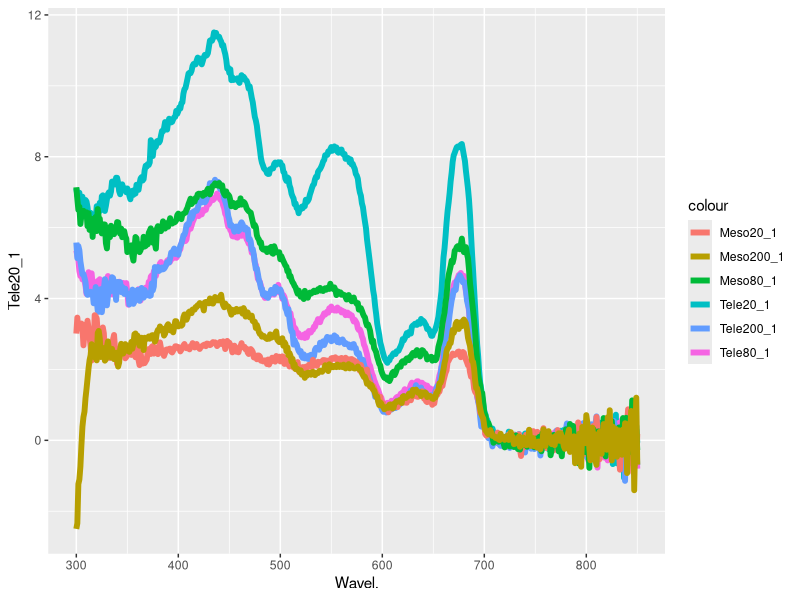
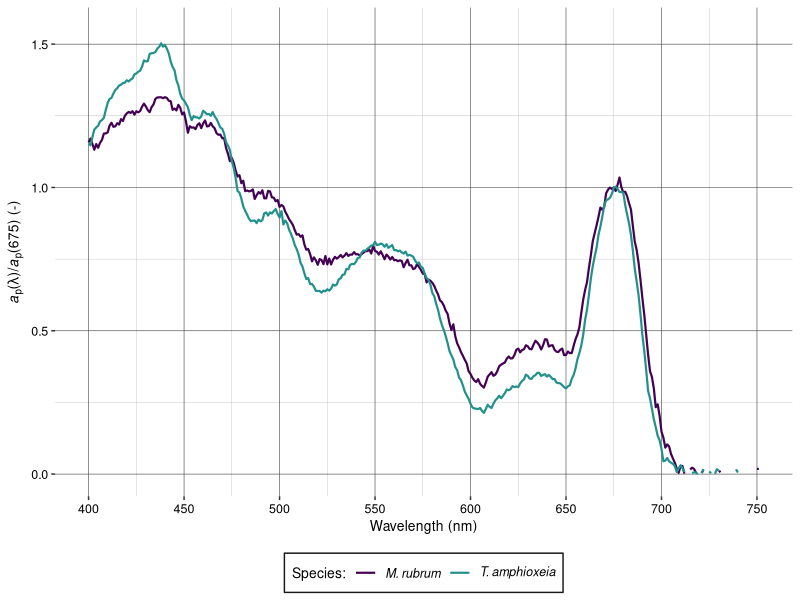
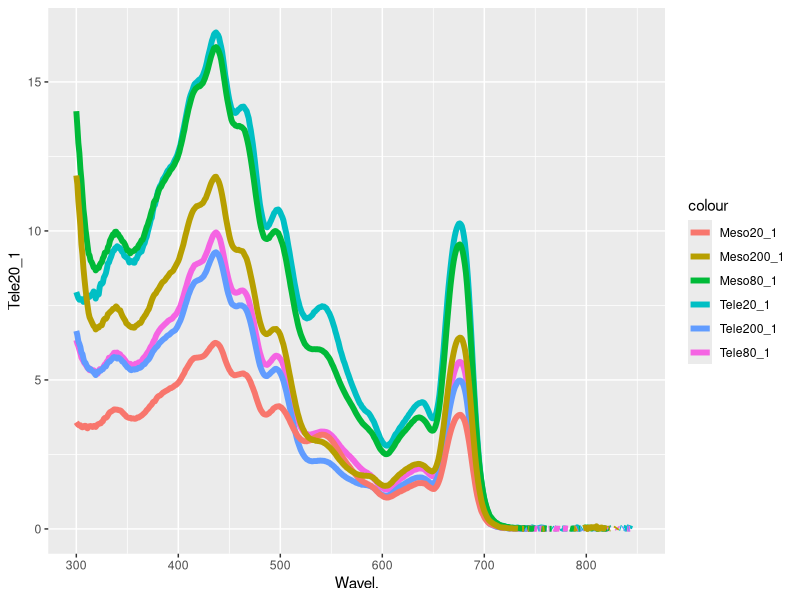
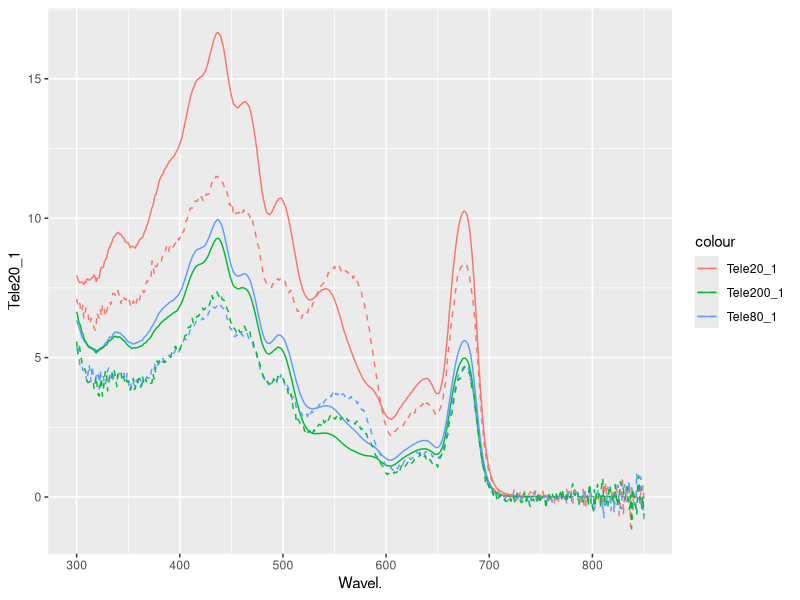
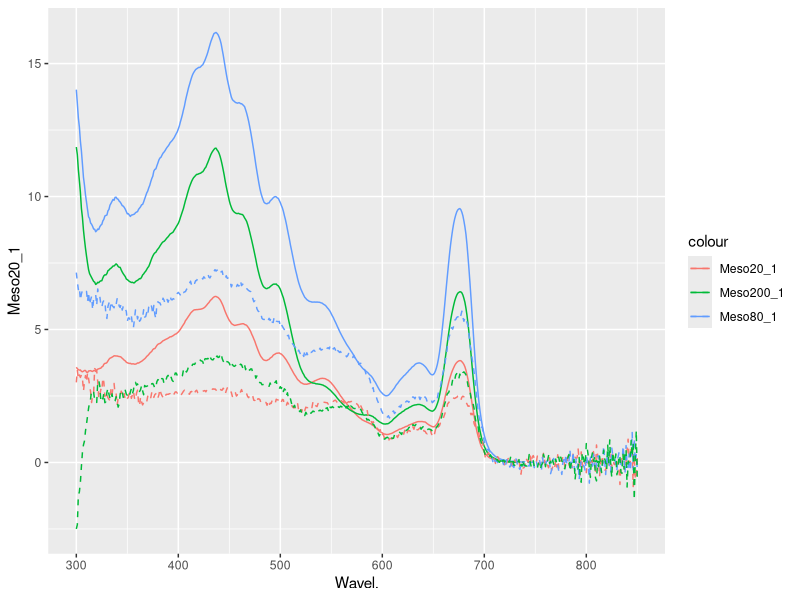
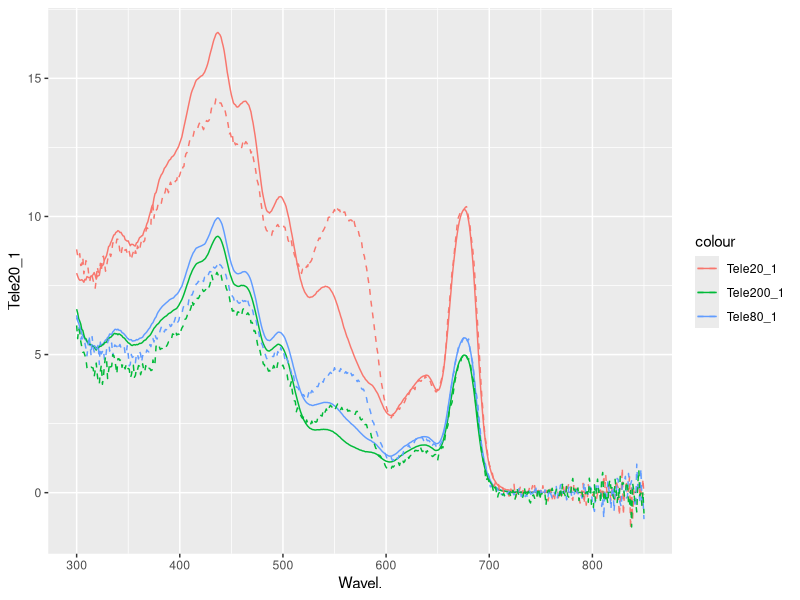
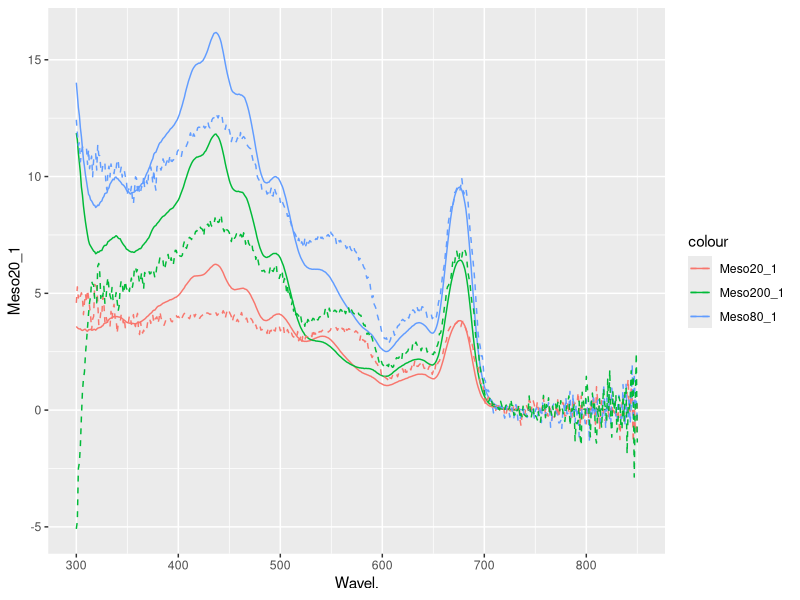
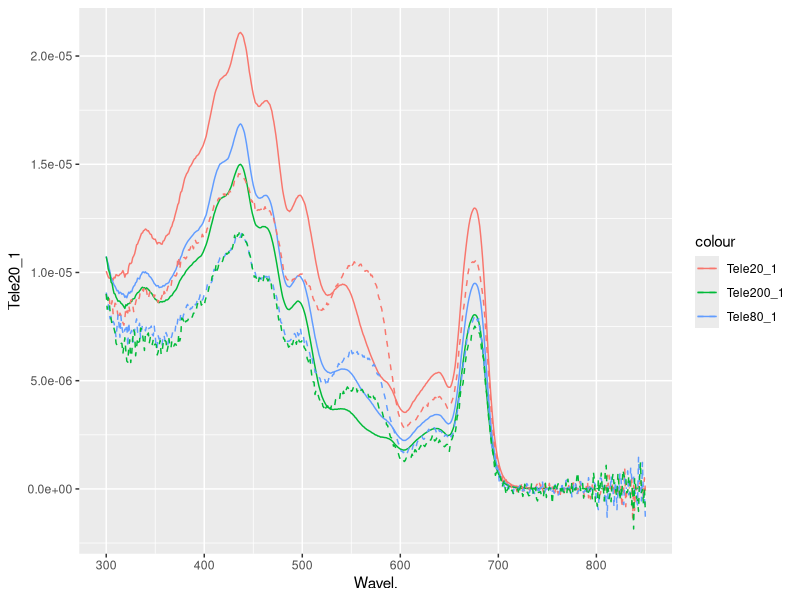

The R source for these figures, in order:
### This script is part of the available material associated with the article 
### "Photoacclimation in the kleptoplastidic ciliate Mesodinium rubrum and its 
### cryptophyte prey Teleaulax amphioxeia: phenotypic variability and implications
### for red tide remote sensing", submitted to the Journal of Plankton Research on 2023/09/29

### This script and all the associated data files are made available publicly to follow the
### FAIR (Findable, Accessible, Interoperable, Reusable) principles for scientific data.

### This script was written entirely by the authors of the article. Please give credit if reusing all or parts
### of the script

####### Script Photoacclim 2.0: Absorption_processing ###
### Date of last modification: 2023/10/25
# Author: Victor Pochic, ISOMer, Nantes Universite

# This scripts processes and plots absorption data of the photoacclimation experiment presented
# in the article.

### Packages needed:

library(tidyverse)
library(ggplot2)
library(ggthemes)
library(reshape2)
library(ggpubr)

#### Importing data ####

### TECAN - PE extracts absorption ###
# For data obtained with the TECAN spectrophotometer, the data need to be first transformed into a clean
# .csv file

ODPE <- read.csv('OD/ODPE_photoacclim2.csv', sep = ';', header = TRUE, dec = ',')

### Perkin-Elmer - Live cells absorption ###

ODCuvette <- read.csv2('OD/OD_TeleMeso_cuvette_2022112829.csv', header = TRUE)

### Perkin-Elmer - Absorption on filters ###

ODFilters <- read.csv('OD/OD_TeleMeso_filter_20221215.csv', sep = ';', header = TRUE)
ODFilters2 <- read.csv('OD/OD_Meso_filter_20220429.csv', sep = ';', header = TRUE)

### HPLC data - pigment concentrations ###
# HPLC data needs to be adapted into mg.m-3 beforehand

HPLCdata <- read.csv('HPLC_photoacclim/HPLCdata_photoacclim2.csv', sep = ';', dec = ',', header = TRUE)

### Pigments from Annick (pigments spectra from Bricaud et al., 2003) ###

PAnnick <- read.csv('HPLC_photoacclim/Pigments_from_annick.csv', sep = ';', dec = ',', header = TRUE)

### Importing a datframe with a list of the samples ###

Sample_list <- read.csv('Experiment_samples/Samples_photoacclim2.csv', sep = ';', header = TRUE)

### Simple cell counts extracted from the file HPLCdata
Cell_count <- select(HPLCdata, c('Name', 'Cell_count', 'Species'))
# As soon as the cell counts are extracted, we exclude the Meso20N lines in the dataframe to avoid conflicts
HPLCdata <- filter(HPLCdata, Sample != 'Na')


##### Processing absorption from OD #####
#### For TECAN OD data ####

OD_to_abs.PE <- function(OD, l, Vs, Vb, p_surn) # l le chemin optique en m ; 
  # Vs et Vb les volumes d echantillon et de solvant, respetivement ; 
  # p_surn le pourcentage de cellules restant dans le surnageant apres centrifugation
{
  log(10)*((OD+OD*p_surn)/(Vs/Vb))/l
}
## Avec toutes les valeurs qui vont bien pour la fonction
# Chemin optique du tecan en m pour un volume = 200 microL --> calcule avec la methode expliquee dans le doc word
l_tecan <- 0.006
# Volume de l echantillon pour la PE
Vs <- 40
# Volume de solvant pour l extraction de PE
Vb <- 5
# Pourcentage de cellules restant dans le surnageant
p_surnTele = 0.148
p_surnMeso = 0

###
#### Computing absorption from OD
AbsPE <- ODPE %>%
  mutate_at(vars(-'Wavel.'), list(~ OD_to_abs.PE(., l_tecan, Vs, Vb, p_surnTele))) %>%
  mutate_at(vars(-c('Wavel.', 'C1', 'C2', 'C3')), 
            list(~ .-((C1 + C2 + C3)/3))) %>% # Subtracting the blank from the other spectra
  filter(Wavel. >= 410) %>%
  filter(Wavel. <= 700) # Adjusting lower and upper boundaries of the spectrum to match Pigments from Annick


#### For in vivo measurements with the Perkin-Elmer ####

OD_to_abs.cuvette <- function(OD, l) # l le chemin optique en m
{
  log(10)*(OD/l)
}

l_cuvette = 0.01 # The optical path in the cuvette is 1 cm

###

#### Computing absorption from OD

# First, we subtract the mean of OD between 750 and 850 nm -> absorption should be equal to 0 in this area
# We create ODCuvette_ghost, that will serve as a reference
ODCuvette_ghost <- ODCuvette
ODCuvette_cor <- ODCuvette

for (i in 2:length(colnames(ODCuvette_cor))) { # we start at 2 to avoid the wavelength column
  # This for loop subtracts the mean values btw 750 and 850 nm -> removing any offset
  ODCuvette_cor <- mutate_at(ODCuvette_cor, vars(colnames(ODCuvette_cor)[i]), 
                              list(~ as.numeric(.)-mean(as.numeric(ODCuvette_ghost[,i][1:101]))))
}

# To obtain a usable version of ODCuvette_cor, you need to apply the "renaming" and "removing blank" pipes
# below, but without the "conversion to absorption" part

AbsCuvette <- mutate_at(ODCuvette_cor, vars(-'nm'), list(~ OD_to_abs.cuvette(as.numeric(.), l_cuvette))) %>%
  mutate('Wavel.' = nm) %>%
  # Subtracting the mean of the blanks for Tele
  mutate_at(vars(-c('nm', 'Wavel.', 'Blank01', 'Blank02', 'Blank03',
                    'Blank04', 'Blank05', 'Blank06', 'Blank07',
                    'Blank08', 'Blank09', 'Blank10', 'Blank11',
                    'Autozero_2', 'Air_2', 'CDOM_MES20N_01', 'CDOM_MES80_02', 
                    'CDOM_MES200_03', 'Blank01_2', 'MES20N_R1', 'MES20N_R2', 
                    'MES20N_R3', 'MES80_R1', 'MES80_R2', 'MES80_R3', 'MES200_R1', 
                    'MES200_R2', 'MES200_R3')),
            list(~ .-((Blank01 + Blank02 + Blank03 +
                         Blank04 + Blank05 + Blank06 + Blank07 +
                         Blank08 + Blank09 + Blank10 + Blank11)/11))) %>%
  # And then for Meso
  mutate_at(vars(c('CDOM_MES20N_01', 'CDOM_MES80_02','CDOM_MES200_03','MES20N_R1', 'MES20N_R2', 'MES20N_R3', 'MES80_R1', 
                   'MES80_R2', 'MES80_R3', 'MES200_R1', 'MES200_R2', 'MES200_R3')),
            list(~ .-(Blank01_2))) %>%
  
# Subtracting the CDOM for Tele
mutate_at(vars(c('TEL20_R1_01', 'TEL20_R1_02', 'TEL20_R2_01', 'TEL20_R3_01', 'TEL20_R3_02')),
          list(~ .-((CDOM_TEL20_01 + CDOM_TEL20_02)/2))) %>%
mutate_at(vars(c('TEL80_R1_01', 'TEL80_R1_02', 'TEL80_R2_01', 'TEL80_R2_02', 'TEL80_R3_01', 'TEL80_R3_02')),
          list(~ .-((CDOM_TEL80_01 + CDOM_TEL80_02 + CDOM_TEL80_03)/3))) %>%
mutate_at(vars(c('TEL200_R1_01', 'TEL200_R2_01', 'TEL200_R3_01')),
          list(~ .-(CDOM_TEL200_02))) %>%
# Subtracting the CDOM for Meso
mutate_at(vars(c('MES20N_R1', 'MES20N_R2', 'MES20N_R3')),
          list(~ .-(CDOM_MES20N_01))) %>%
mutate_at(vars(c('MES80_R1', 'MES80_R2', 'MES80_R3')),
          list(~ .-(CDOM_MES80_02))) %>%
mutate_at(vars(c('MES200_R1', 'MES200_R2', 'MES200_R3')),
          list(~ .-(CDOM_MES200_03))) %>%

# Matching names with the other dataframes used
rename(Tele20_1 = TEL20_R1_01) %>%
  rename(Tele20_2 = TEL20_R2_01) %>%
  rename(Tele20_3 = TEL20_R3_01) %>%
  rename(Tele80_1 = TEL80_R1_01) %>%
  rename(Tele80_2 = TEL80_R2_01) %>%
  rename(Tele80_3 = TEL80_R3_01) %>%
  rename(Tele200_1 = TEL200_R1_01) %>%
  rename(Tele200_2 = TEL200_R2_01) %>%
  rename(Tele200_3 = TEL200_R3_01) %>%
  rename(Meso20_1 = MES20N_R1) %>%
  rename(Meso20_2 = MES20N_R2) %>%
  rename(Meso20_3 = MES20N_R3) %>%
  rename(Meso80_1 = MES80_R1) %>%
  rename(Meso80_2 = MES80_R2) %>%
  rename(Meso80_3 = MES80_R3) %>%
  rename(Meso200_1 = MES200_R1) %>%
  rename(Meso200_2 = MES200_R2) %>%
  rename(Meso200_3 = MES200_R3) %>%
  mutate_all(list(~ as.numeric(.))) %>%
  select(all_of(c(Sample_list$Name, 'Wavel.'))) # And select the relevant values

### Plotting the absorption spectra of some replicates (just to visualize)
ggplot(data = AbsCuvette) +
  geom_line(aes(x=Wavel., y = Tele20_1, color = 'Tele20_1'), linewidth = 2) +
  geom_line(aes(x=Wavel., y = Tele80_1, color = 'Tele80_1'), linewidth = 2) +
  geom_line(aes(x=Wavel., y = Tele200_1, color = 'Tele200_1'), linewidth = 2) +
  geom_line(aes(x=Wavel., y = Meso20_1, color = 'Meso20_1'), linewidth = 2) +
  geom_line(aes(x=Wavel., y = Meso80_1, color = 'Meso80_1'), linewidth = 2) +
  geom_line(aes(x=Wavel., y = Meso200_1, color = 'Meso200_1'), linewidth = 2)

# Standardizing the absorption value by the cell count
AbsCells <- AbsCuvette %>%
  mutate(Tele20_1 = Tele20_1/Cell_count$Cell_count[1]) %>%
  mutate(Tele20_2 = Tele20_2/Cell_count$Cell_count[2]) %>%
  mutate(Tele20_3 = Tele20_3/Cell_count$Cell_count[3]) %>%
  mutate(Tele80_1 = Tele80_1/Cell_count$Cell_count[4]) %>%
  mutate(Tele80_2 = Tele80_2/Cell_count$Cell_count[5]) %>%
  mutate(Tele80_3 = Tele80_3/Cell_count$Cell_count[6]) %>%
  mutate(Tele200_1 = Tele200_1/Cell_count$Cell_count[7]) %>%
  mutate(Tele200_2 = Tele200_2/Cell_count$Cell_count[8]) %>%
  mutate(Tele200_3 = Tele200_3/Cell_count$Cell_count[9]) %>%
  # Here we get the cell counts for MesoN, though we renamed accordingly to match the HPLC pigment data
  mutate(Meso20_1 = Meso20_1/Cell_count$Cell_count[10]) %>%
  mutate(Meso20_2 = Meso20_2/Cell_count$Cell_count[11]) %>%
  mutate(Meso20_3 = Meso20_3/Cell_count$Cell_count[12]) %>%
  mutate(Meso80_1 = Meso80_1/Cell_count$Cell_count[13]) %>%
  mutate(Meso80_2 = Meso80_2/Cell_count$Cell_count[14]) %>%
  mutate(Meso80_3 = Meso80_3/Cell_count$Cell_count[15]) %>%
  mutate(Meso200_1 = Meso200_1/Cell_count$Cell_count[16]) %>%
  mutate(Meso200_2 = Meso200_2/Cell_count$Cell_count[17]) %>%
  mutate(Meso200_3 = Meso200_3/Cell_count$Cell_count[18])

# Compute the means
AbsCells.means <- mutate(AbsCells, Tele20 = (Tele20_1 + Tele20_2 + Tele20_3)/3) %>%
  mutate(Tele80 = (Tele80_1 + Tele80_2 + Tele80_3)/3) %>%
  mutate(Tele200 = (Tele200_1 + Tele200_2 + Tele200_3)/3) %>%
  mutate(Meso20 = (Meso20_1 + Meso20_2 + Meso20_3)/3) %>%
  mutate(Meso80 = (Meso80_1 + Meso80_2 + Meso80_3)/3) %>%
  mutate(Meso200 = (Meso200_1 + Meso200_2 + Meso200_3)/3) %>%
  select(c('Wavel.', 'Tele20', 'Tele80', 'Tele200', 'Meso20', 'Meso80', 'Meso200')) %>%
  mutate_at(vars(-c('Wavel.')), list(~ ./(10^6))) %>% # Dividing by 10^6 because the cell
  # counts are in cells/mL -> so that we have absorption cross section in m2/cell
  filter(Wavel. >= 400 & Wavel. <= 751)

#### Supp plot : absorption spectra of T. amphioxeia and M. rubrum ####

AbsCells.std <- AbsCells.means %>%
  mutate(Meso80.std = Meso80/(Meso80[77])) %>%
  mutate(Tele80.std = Tele80/(Tele80[77]))
  
### Plotting
plot_abs_2sp <- ggplot(data = AbsCells.std) +
  geom_line(aes(x=Wavel., y = Meso80.std, color = 'M. rubrum'), linewidth = .75, linetype = 1) +
  geom_line(aes(x=Wavel., y = Tele80.std, color = 'T. amphioxeia'), linewidth = .75, linetype = 1) +
  labs(y = NULL, x = NULL, color = c(expression(paste("Species:"))))+
  # Format of x axis
  scale_x_continuous(breaks = seq(400, 750, by = 50)) +
  # Format of y axis
  scale_y_continuous(breaks = seq(0,1.5, by = 0.5), limits = c(0,1.55)) +
  # Title and axis labels
  # ggtitle('Mesodinium absorption spectra') +
  labs(y = c(expression(paste(italic('a')['p'],'(',lambda,')/',italic('a')['p'],'(675) (-)'))), 
       x = (expression(paste('Wavelength (nm)')))) +
  scale_color_manual(name = "Species:", breaks = c('M. rubrum', 'T. amphioxeia'),
                     values = c('#440154','#21918c'),
                     labels = c((expression(paste(italic('M. rubrum')))),
                                (expression(paste(italic('T. amphioxeia'))))))+
  # Theme
  theme(plot.title = element_text(size = 9, face = 'bold'), 
        # Axis
        axis.title.x = element_text(size=10), axis.title.y =element_text(size=10), axis.text.x = element_text(size=9, color = 'black'),
        axis.text.y = element_text(size=9, color = 'black'),
        # Legend
        legend.text = element_text(size = 9), legend.title = element_text(size = 10), 
        legend.position = 'bottom', legend.box.margin = margin(0, 0, 0, 0, 'cm'), legend.background = element_rect(color = 'gray10'),
        legend.key = element_blank(),
        # Panel
        panel.grid.major = element_line(color = 'gray25', linewidth = .2), panel.grid.minor = element_line(color = 'gray70', linewidth = .12),
        panel.background = element_rect(fill = 'white', color = 'white', linetype = 1))+
  guides(color = guide_legend(nrow=1, byrow = TRUE))

plot_abs_2sp

# ggsave('abs_2sp.plot_supp.tiff', dpi = 600, width = 164, height = 100, units = 'mm')


#### For OD measurements on filters with the Perkin-Elmer ####

OD_to_abs.filter <- function(ODf, V, D)
{
  ODs  <- 0.323*ODf^1.0867 ## standard pathlength correction 
  V_m3 <- V*1e-6 ## Volume from ml to m3
  A_m2 <- (pi/4)*(D*1e-3)^2 ## Surface area in m2 with D in mm
  log(10)*ODs*A_m2/V_m3
}

# Parametres
# Parameters of filtered volume and colored area diameter are reported in csv files
Parameters_filters <- read.csv2('Optics_photoacclim/Parameters_filters_20221215.csv', header = TRUE)
Parameters_filters2 <- read.csv2('Optics_photoacclim/Parameters_filters_20220429.csv', header = TRUE)
# Volume filtre en mL
# Diametre de la tache de pigments en mm

#### For filters -> experiment at 21 degrees Celsius ####

# First, we subtract the mean of OD between 750 and 850 nm -> absorption should be equal to 0 in this area
# We create ODFilters_ghost, that will serve as a reference
ODFilters_ghost <- ODFilters
ODFilters_cor <- ODFilters

for (i in 2:length(colnames(ODFilters_cor))) { # we start at 2 to avoid the wavelength column
  ODFilters_cor <- mutate_at(ODFilters_cor, vars(colnames(ODFilters_cor)[i]), 
                         list(~ as.numeric(.)-mean(as.numeric(ODFilters_ghost[,i][1:101]))))
}

# To obtain a usable version of ODFilters_cor, you need to apply the "renaming" and "removing blank" pipes
# below, but not the "conversion to absorption" pipe

AbsFilters <- ODFilters_cor %>%
  # Subtracting the mean of the blanks
  mutate_at(vars(all_of(Parameters_filters$Sample)),
            list(~ .-((Blank00 + Blank01 + Blank02 + Blank03 +
                         Blank04 + Blank05 + Blank06)/7))) %>%
  select(all_of(c(Parameters_filters$Sample, 'nm'))) %>% # only mutating the samples spectra (not autozero, air or blank)
  rename(Wavel. = nm) # Renaming the wavelength vector to match other dataframes

# This for loop applies the function that computes absorption to all OD spectra, using the specific parameters recorded in
# the Parameters_filters file
for (i in 1:length(Parameters_filters$Sample)) {
  AbsFilters <- mutate_at(AbsFilters, vars(colnames(AbsFilters)[i]), 
                          list(~ OD_to_abs.filter(., Parameters_filters$Volume[i], Parameters_filters$Diameter[i])))
}


AbsFilters <- AbsFilters %>%
  # Rename all spectra with names that match those in other dataframes,
  # and computing the mean for the filters that were measured in 2 replicates because heterogenous.
  mutate(Meso20_1 = (MES20_R1_01+MES20_R1_02)/2) %>%
  rename(Meso20_2 = MES20_R2_01) %>%
  rename(Meso20_3 = MES20_R3_01) %>%
  rename(Meso80_1 = MES80_R1_01) %>%
  rename(Meso80_2 = MES80_R2_01) %>%
  rename(Meso80_3 = MES80_R3_01) %>%
  rename(Meso200_1 = MES200_R1_01) %>%
  rename(Meso200_2 = MES200_R2_01) %>%
  rename(Meso200_3 = MES200_R3_01) %>%
  rename(Tele20_1 = TEL20_R1_01) %>%
  rename(Tele20_2 = TEL20_R2_01) %>%
  mutate(Tele20_3 = (TEL20_R3_01+TEL20_R3_01)/2) %>%
  rename(Tele80_1 = TEL80_R1_01) %>%
  rename(Tele80_2 = TEL80_R2_01) %>%
  rename(Tele80_3 = TEL80_R3_01) %>%
  rename(Tele200_1 = TEL200_R1_01) %>%
  rename(Tele200_2 = TEL200_R2_01) %>%
  mutate(Tele200_3 = (TEL200_R3_01+TEL200_R3_01)/2) %>%
  select(all_of(c(Sample_list$Name, 'Wavel.'))) # And select the relevant values

### Plotting the absorption spectra of some replicates (just to visualize)
ggplot(data = AbsFilters) +
  geom_line(aes(x=Wavel., y = Tele20_1, color = 'Tele20_1'), linewidth = 2) +
  geom_line(aes(x=Wavel., y = Tele80_1, color = 'Tele80_1'), linewidth = 2) +
  geom_line(aes(x=Wavel., y = Tele200_1, color = 'Tele200_1'), linewidth = 2) +
  geom_line(aes(x=Wavel., y = Meso20_1, color = 'Meso20_1'), linewidth = 2) +
  geom_line(aes(x=Wavel., y = Meso80_1, color = 'Meso80_1'), linewidth = 2) +
  geom_line(aes(x=Wavel., y = Meso200_1, color = 'Meso200_1'), linewidth = 2)

### Comparing the absorption spectra of suspended cells and filters
# For Tele
ggplot() +
  geom_line(data = AbsFilters, aes(x=Wavel., y = Tele20_1, color = 'Tele20_1'), linewidth = .5) +
  geom_line(data = AbsFilters, aes(x=Wavel., y = Tele80_1, color = 'Tele80_1'), linewidth = .5) +
  geom_line(data = AbsFilters, aes(x=Wavel., y = Tele200_1, color = 'Tele200_1'), linewidth = .5) +
  geom_line(data = AbsCuvette, aes(x=Wavel., y = Tele20_1, color = 'Tele20_1'), linewidth = .5, linetype = 2) +
  geom_line(data = AbsCuvette, aes(x=Wavel., y = Tele80_1, color = 'Tele80_1'), linewidth = .5, linetype = 2) +
  geom_line(data = AbsCuvette, aes(x=Wavel., y = Tele200_1, color = 'Tele200_1'), linewidth = .5, linetype = 2)

# For Meso
ggplot() +
  geom_line(data = AbsFilters, aes(x=Wavel., y = Meso20_1, color = 'Meso20_1'), linewidth = .5) +
  geom_line(data = AbsFilters, aes(x=Wavel., y = Meso80_1, color = 'Meso80_1'), linewidth = .5) +
  geom_line(data = AbsFilters, aes(x=Wavel., y = Meso200_1, color = 'Meso200_1'), linewidth = .5) +
  geom_line(data = AbsCuvette, aes(x=Wavel., y = Meso20_1, color = 'Meso20_1'), linewidth = .5, linetype = 2) +
  geom_line(data = AbsCuvette, aes(x=Wavel., y = Meso80_1, color = 'Meso80_1'), linewidth = .5, linetype = 2) +
  geom_line(data = AbsCuvette, aes(x=Wavel., y = Meso200_1, color = 'Meso200_1'), linewidth = .5, linetype = 2)

# Standardizing absorption in cuvettes to match absorption on filters (by the absorption value at 675 nm)
AbsCuvette_cor <- select(AbsCuvette, all_of(c(Sample_list$Name, 'Wavel.')))

for (i in 1:length(Sample_list$Name)) {
  AbsCuvette_cor <- mutate_at(AbsCuvette_cor, vars(colnames(AbsCuvette_cor)[i]), 
                              list(~ .*(AbsFilters[,i][176]/AbsCuvette_cor[,i][176])))
}

# What does it give us?
# For Tele
ggplot() +
  geom_line(data = AbsFilters, aes(x=Wavel., y = Tele20_1, color = 'Tele20_1'), linewidth = .5) +
  geom_line(data = AbsFilters, aes(x=Wavel., y = Tele80_1, color = 'Tele80_1'), linewidth = .5) +
  geom_line(data = AbsFilters, aes(x=Wavel., y = Tele200_1, color = 'Tele200_1'), linewidth = .5) +
  geom_line(data = AbsCuvette_cor, aes(x=Wavel., y = Tele20_1, color = 'Tele20_1'), linewidth = .5, linetype = 2) +
  geom_line(data = AbsCuvette_cor, aes(x=Wavel., y = Tele80_1, color = 'Tele80_1'), linewidth = .5, linetype = 2) +
  geom_line(data = AbsCuvette_cor, aes(x=Wavel., y = Tele200_1, color = 'Tele200_1'), linewidth = .5, linetype = 2)

# For Meso
ggplot() +
  geom_line(data = AbsFilters, aes(x=Wavel., y = Meso20_1, color = 'Meso20_1'), linewidth = .5) +
  geom_line(data = AbsFilters, aes(x=Wavel., y = Meso80_1, color = 'Meso80_1'), linewidth = .5) +
  geom_line(data = AbsFilters, aes(x=Wavel., y = Meso200_1, color = 'Meso200_1'), linewidth = .5) +
  geom_line(data = AbsCuvette_cor, aes(x=Wavel., y = Meso20_1, color = 'Meso20_1'), linewidth = .5, linetype = 2) +
  geom_line(data = AbsCuvette_cor, aes(x=Wavel., y = Meso80_1, color = 'Meso80_1'), linewidth = .5, linetype = 2) +
  geom_line(data = AbsCuvette_cor, aes(x=Wavel., y = Meso200_1, color = 'Meso200_1'), linewidth = .5, linetype = 2)

# Computing the absorption per cell for filter samples, as we did for cuvette samples
# Standardizing the absorption value by the cell count
AbsCells.F <- AbsFilters %>%
  mutate(Tele20_1 = Tele20_1/Cell_count$Cell_count[1]) %>%
  mutate(Tele20_2 = Tele20_2/Cell_count$Cell_count[2]) %>%
  mutate(Tele20_3 = Tele20_3/Cell_count$Cell_count[3]) %>%
  mutate(Tele80_1 = Tele80_1/Cell_count$Cell_count[4]) %>%
  mutate(Tele80_2 = Tele80_2/Cell_count$Cell_count[5]) %>%
  mutate(Tele80_3 = Tele80_3/Cell_count$Cell_count[6]) %>%
  mutate(Tele200_1 = Tele200_1/Cell_count$Cell_count[7]) %>%
  mutate(Tele200_2 = Tele200_2/Cell_count$Cell_count[8]) %>%
  mutate(Tele200_3 = Tele200_3/Cell_count$Cell_count[9]) %>%
  # Here, in contrary to cuvette samples, we get the cell counts for Meso and not MesoN
  mutate(Meso20_1 = Meso20_1/Cell_count$Cell_count[13]) %>%
  mutate(Meso20_2 = Meso20_2/Cell_count$Cell_count[14]) %>%
  mutate(Meso20_3 = Meso20_3/Cell_count$Cell_count[15]) %>%
  mutate(Meso80_1 = Meso80_1/Cell_count$Cell_count[16]) %>%
  mutate(Meso80_2 = Meso80_2/Cell_count$Cell_count[17]) %>%
  mutate(Meso80_3 = Meso80_3/Cell_count$Cell_count[18]) %>%
  mutate(Meso200_1 = Meso200_1/Cell_count$Cell_count[19]) %>%
  mutate(Meso200_2 = Meso200_2/Cell_count$Cell_count[20]) %>%
  mutate(Meso200_3 = Meso200_3/Cell_count$Cell_count[21])

# Let's compare again
# For Tele
ggplot() +
  geom_line(data = AbsCells.F, aes(x=Wavel., y = Tele20_1, color = 'Tele20_1'), linewidth = .5) +
  geom_line(data = AbsCells.F, aes(x=Wavel., y = Tele80_1, color = 'Tele80_1'), linewidth = .5) +
  geom_line(data = AbsCells.F, aes(x=Wavel., y = Tele200_1, color = 'Tele200_1'), linewidth = .5) +
  geom_line(data = AbsCells, aes(x=Wavel., y = Tele20_1, color = 'Tele20_1'), linewidth = .5, linetype = 2) +
  geom_line(data = AbsCells, aes(x=Wavel., y = Tele80_1, color = 'Tele80_1'), linewidth = .5, linetype = 2) +
  geom_line(data = AbsCells, aes(x=Wavel., y = Tele200_1, color = 'Tele200_1'), linewidth = .5, linetype = 2)

# For Meso
ggplot() +
  geom_line(data = AbsCells.F, aes(x=Wavel., y = Meso20_1, color = 'Meso20_1'), linewidth = .5) +
  geom_line(data = AbsCells.F, aes(x=Wavel., y = Meso80_1, color = 'Meso80_1'), linewidth = .5) +
  geom_line(data = AbsCells.F, aes(x=Wavel., y = Meso200_1, color = 'Meso200_1'), linewidth = .5) +
  geom_line(data = AbsCells, aes(x=Wavel., y = Meso20_1, color = 'Meso20_1'), linewidth = .5, linetype = 2) +
  geom_line(data = AbsCells, aes(x=Wavel., y = Meso80_1, color = 'Meso80_1'), linewidth = .5, linetype = 2) +
  geom_line(data = AbsCells, aes(x=Wavel., y = Meso200_1, color = 'Meso200_1'), linewidth = .5, linetype = 2)

#### For filters -> experiment at 17.5 degrees Celsius ####

# First, we subtract the mean of OD between 750 and 850 nm -> absorption should be equal to 0 in this area
# We create ODFilters_ghost, that will serve as a reference
ODFilters2_ghost <- ODFilters2

for (i in 2:length(colnames(ODFilters2))) { # we start at 2 to avoid the wavelength column
  ODFilters2 <- mutate_at(ODFilters2, vars(colnames(ODFilters2)[i]), 
                         list(~ as.numeric(.)-mean(as.numeric(ODFilters2_ghost[,i][1:101]))))
}

AbsFilters2 <- ODFilters2 %>%
  # Subtracting the mean of the blanks
  mutate_at(vars(all_of(Parameters_filters2$Sample)),
            list(~ .-((Blank01_01 + Blank01_02 + Blank02_01 + Blank02_02 + Blank03_01 + Blank03_02 
                       + Blank04_01 + Blank04_02 + Blank05_01 + Blank05_02 + Blank06_01 + Blank06_02)/12))) %>%
  select(all_of(c(Parameters_filters2$Sample, 'Wavel.'))) # only mutating the samples spectra (not autozero, air or blank)

# This for loop applies the function that computes absorption to all OD spectra, using the specific parameters recorded in
# the Parameters_filters file
for (i in 1:length(Parameters_filters2$Sample)) {
  AbsFilters2 <- mutate_at(AbsFilters2, vars(colnames(AbsFilters2)[i]), 
                           list(~ OD_to_abs.filter(., Parameters_filters2$Volume[i], Parameters_filters2$Diameter[i])))
}

AbsFilters2 <- AbsFilters2 %>%
  # Rename all spectra with names that match those in other dataframes,
  # and computing the mean for all the filters that were measured in 2 replicates
  mutate(Meso20_1a = (MES20_R1_01+MES20_R1_02)/2) %>%
  mutate(Meso20_2a = (MES20_R2_01+MES20_R2_02)/2) %>%
  mutate(Meso20_3a = (MES20_R3_01+MES20_R3_02)/2) %>%
  mutate(Meso65_1 = (MES65_R1_01+MES65_R1_02)/2) %>%
  mutate(Meso65_2 = (MES65_R2_01+MES65_R2_02)/2) %>%
  mutate(Meso65_3 = (MES65_R3_01+MES65_R3_02)/2) %>%
  mutate(Meso120_1 = (MES120_R1_01+MES120_R1_02)/2) %>%
  mutate(Meso120_2 = (MES120_R2_01+MES120_R2_02)/2) %>%
  mutate(Meso120_3 = (MES120_R3_01+MES120_R3_02)/2) %>%
  mutate(Meso220_1 = (MES220_R1_01+MES220_R1_02)/2) %>%
  mutate(Meso220_2 = (MES220_R2_01+MES220_R2_02)/2) %>%
  mutate(Meso220_3 = (MES220_R3_01+MES220_R3_02)/2) %>%
  select(all_of(c(Parameters_filters2$Name, 'Wavel.'))) # And select the relevant values

### Plotting the absorption spectra of some replicates (just to visualize)
ggplot(data = AbsFilters2) +
  geom_line(aes(x=Wavel., y = Meso20_1a, color = 'Meso20_1a'), linewidth = 2) +
  geom_line(aes(x=Wavel., y = Meso65_1, color = 'Meso65_1'), linewidth = 2) +
  geom_line(aes(x=Wavel., y = Meso120_1, color = 'Meso120_1'), linewidth = 2) +
  geom_line(aes(x=Wavel., y = Meso220_1, color = 'Meso220_1'), linewidth = 2)

##### Absorption of pigments in the sample #####

# Computing the spectra of pigments based on the HPLC concentration
Pigment_spectra <- data.frame(Wavel. = PAnnick$Wavelength, Tele20_1 = rep(NA, 146), 
                              Tele20_2 = rep(NA, 146), Tele20_3 = rep(NA, 146),
                              Tele80_1 = rep(NA, 146), 
                              Tele80_2 = rep(NA, 146), Tele80_3 = rep(NA, 146),
                              Tele200_1 = rep(NA, 146), 
                              Tele200_2 = rep(NA, 146), Tele200_3 = rep(NA, 146),
                              Meso20_1 = rep(NA, 146), 
                              Meso20_2 = rep(NA, 146), Meso20_3 = rep(NA, 146),
                              Meso80_1 = rep(NA, 146), 
                              Meso80_2 = rep(NA, 146), Meso80_3 = rep(NA, 146),
                              Meso200_1 = rep(NA, 146), 
                              Meso200_2 = rep(NA, 146), Meso200_3 = rep(NA, 146))

# Modifying the cell count for pigment data by removing the Meso20N rows
Cell_count_pigs <- filter(Cell_count, grepl('Meso20N', Name, fixed = TRUE) == FALSE)


for (i in 1:length(Sample_list$Name)) {
  Work <- PAnnick %>%
    select(Wavelength, Chl.a, Chlc12, Allox, alpha.car) %>%
    mutate(Chl.a = Chl.a*HPLCdata$Chl.a[i]*1000) %>% # We multiply by 1000 to have pigment concentrations
    mutate(Chl.c2 = Chlc12*HPLCdata$Chl.c2[i]*1000) %>% # in mg.m-3 (they were in mg.L-1)
    mutate(Allox = Allox*HPLCdata$Allox[i]*1000) %>%
    mutate(alpha.car = alpha.car*HPLCdata$alpha.car[i]*1000) %>%
    select(Wavelength, Chl.a, Chl.c2, Allox, alpha.car) %>%
    mutate(PE = AbsPE[,i+1]) %>% # Adding the absorption spectrum of PE for the sample
    mutate(full_spectrum = (Chl.a+Chl.c2+Allox+alpha.car+PE)/(Cell_count_pigs$Cell_count[i]*(10^6))) # We divide by the cell count 
  # in cells/m3 so we have absorption cross-section (in m2/cell)
  Pigment_spectra[,i+1] <- Work$full_spectrum
}

# Computing means for each condition
Pigment_spectra.means <- Pigment_spectra %>%
  mutate(Tele20 = (Tele20_1 + Tele20_2 + Tele20_3)/3) %>%
  mutate(Tele80 = (Tele80_1 + Tele80_2 + Tele80_3)/3) %>%
  mutate(Tele200 = (Tele200_1 + Tele200_2 + Tele200_3)/3) %>%
  mutate(Meso20 = (Meso20_1 + Meso20_2 + Meso20_3)/3) %>%
  mutate(Meso80 = (Meso80_1 + Meso80_2 + Meso80_3)/3) %>%
  mutate(Meso200 = (Meso200_1 + Meso200_2 + Meso200_3)/3) %>%
  select(c('Wavel.', 'Tele20', 'Tele80', 'Tele200', 'Meso20', 'Meso80', 'Meso200'))


### Plotting this sh*t
ggplot(data = Pigment_spectra) +
  geom_line(aes(x=Wavel., y = Tele20_1, color = 'Tele20_1'), linewidth = 2) +
  geom_line(aes(x=Wavel., y = Tele80_1, color = 'Tele80_1'), linewidth = 2) +
  geom_line(aes(x=Wavel., y = Tele200_1, color = 'Tele200_1'), linewidth = 2)


# Note : we don't include pigments such as crocoxanthin, phaeophytin etc... because they are not included
# in the dataset of Bricaud et al. (2003)
# We're not using the data from Clementson and Wojtasiewicz (2019) because these are absorption spectra
# measured in organic solvents
#### Computing the package effect ####

# Combining the absorption spectra of cells and pigments
Absorption_props <- AbsCells.means %>%
  mutate(Wavel. = as.integer(Wavel.)) %>% # For some reason Wavel. is still a character in the absorption dataframe
  left_join(Pigment_spectra.means, suffix = c('.cel', '.pig'), by = 'Wavel.') %>%
  filter(is.na(Tele20.pig) == FALSE) %>%
  mutate(Tele20.Qstar_a = Tele20.cel/Tele20.pig) %>% # Calculate the package effect for Tele
  mutate(Tele80.Qstar_a = Tele80.cel/Tele80.pig) %>%
  mutate(Tele200.Qstar_a = Tele200.cel/Tele200.pig) %>%
  mutate(Meso20.Qstar_a = Meso20.cel/Meso20.pig) %>% # Calculate the package effect for Meso
  mutate(Meso80.Qstar_a = Meso80.cel/Meso80.pig) %>%
  mutate(Meso200.Qstar_a = Meso200.cel/Meso200.pig)

ggplot(data = Absorption_props) +
  geom_line(aes(x=Wavel., y = Tele20.Qstar_a, color = 'Tele20.Qstar_a'), linewidth = 2) +
  geom_line(aes(x=Wavel., y = Tele80.Qstar_a, color = 'Tele80.Qstar_a'), linewidth = 2) +
  geom_line(aes(x=Wavel., y = Tele200.Qstar_a, color = 'Tele200.Qstar_a'), linewidth = 2) +
  geom_line(aes(x=Wavel., y = Meso20.Qstar_a, color = 'Meso20.Qstar_a'), linewidth = 2) +
  geom_line(aes(x=Wavel., y = Meso80.Qstar_a, color = 'Meso80.Qstar_a'), linewidth = 2) +
  geom_line(aes(x=Wavel., y = Meso200.Qstar_a, color = 'Meso200.Qstar_a'), linewidth = 2)

##### Calculating the specific absorption coefficients of chl a and PE 545 #####

AbsCoeffs <- AbsCuvette %>%
  melt(id.vars = 'Wavel.', variable.name = 'Name', value.name = 'Abs') %>%
  filter(Wavel. == 675 | Wavel. == 552 | Wavel. == 443 | Wavel. == 665) %>%
  filter(Name %in% Sample_list$Name)
# We created a dataframe with the absorption values at the wavelengths of interest

# Simplified dataframe of pigment concentrations in samples, computed from HPLC data
Pigment_data <- read.csv2('HPLC_photoacclim/Pigments_conc_photoacclim2.csv')

AbsCoeffs2 <- left_join(AbsCoeffs, Pigment_data, by = 'Name') %>%
  mutate(sigma_a = (Abs/Cell_count/(1000000))) %>% # Calculating absorption cross section
  # by dividing the absorption by the cell count /!\ IN CELLS/M3 /!\
  mutate(aphy_star = ifelse(Wavel. == 552, Abs/(PE), Abs/(Chl.a))) %>%
  # Calculating specific absorption coefficient of chl.a (443 and 675 nm) and
  # PE 545 (552 nm) using the pigment concentration /!\ in g/m3 /!\ (=mg/L)
  mutate(Temp = 21) # Adding the temperature

# Separating wavelengths for plots
AbsCoeffs.443 <- filter(AbsCoeffs2, Wavel. == 443)
AbsCoeffs.552 <- filter(AbsCoeffs2, Wavel. == 552)
AbsCoeffs.665 <- filter(AbsCoeffs2, Wavel. == 665)
AbsCoeffs.675 <- filter(AbsCoeffs2, Wavel. == 675)

# Computing stats
AbsCoeffs_means <- AbsCoeffs2 %>%
  group_by(Temp, Species, Irradiance, Wavel.) %>%
  summarise_at(vars('sigma_a', 'aphy_star'), list( ~ mean(.)), .groups = 'keep')

AbsCoeffs_sds <- AbsCoeffs2 %>%
  group_by(Temp, Species, Irradiance, Wavel.) %>%
  summarise_at(vars('sigma_a', 'aphy_star'), list( ~ sd(.)), .groups = 'keep')

AbsCoeffs_stats <- left_join(AbsCoeffs_means, AbsCoeffs_sds, by = c('Temp', 'Species', 'Irradiance', 'Wavel.'), 
                             suffix = c('_mean', '_sd'))

AbsCoeffs_stats.443 <- filter(AbsCoeffs_stats, Wavel. == 443)

# Formatting data for plotting - 552 nm
AbsCoeffs_stats.552 <- filter(AbsCoeffs_stats, Wavel. == 552) %>%
  mutate_at(vars(c('aphy_star_mean', 'aphy_star_sd')), list(~ ./1000)) %>% # Matching the units
  # The units of the first experiment for aphy_star is m2.mg-1, whereas it is in m2.g-1 for the second experiment
  mutate_at(vars('sigma_a_mean', 'sigma_a_sd'), list(~ ifelse(Species == 'Meso', ./50, .))) # Dividing the sigma_a for Meso by 50 for plotting

AbsCoeffs.552 <- mutate(AbsCoeffs.552, aphy_star = aphy_star/1000) %>% # Transforming the unit in m2.mg-1
  mutate_at(vars('sigma_a'), list(~ ifelse(Species == 'Meso', ./50, .))) 
# Dividing the sigma_a for Meso by 50 for plotting

# Formatting data for plotting - 665 nm
AbsCoeffs_stats.665 <- filter(AbsCoeffs_stats, Wavel. == 665) %>%
  mutate_at(vars(c('aphy_star_mean', 'aphy_star_sd')), list(~ ./1000)) %>% # Matching the units
  # The units of the first experiment for aphy_star is m2.mg-1, whereas it is in m2.g-1 for the second experiment
  mutate_at(vars('sigma_a_mean', 'sigma_a_sd'), list(~ ifelse(Species == 'Meso', ./50, .))) # Dividing the sigma_a for Meso by 50 for plotting

AbsCoeffs.665 <- mutate(AbsCoeffs.665, aphy_star = aphy_star/1000) %>% # Transforming the unit in m2.mg-1
  mutate_at(vars('sigma_a'), list(~ ifelse(Species == 'Meso', ./50, .))) 
# Dividing the sigma_a for Meso by 50 for plotting

# Formatting data for plotting - 675 nm
AbsCoeffs_stats.675 <- filter(AbsCoeffs_stats, Wavel. == 675) %>%
  mutate_at(vars(c('aphy_star_mean', 'aphy_star_sd')), list(~ ./1000)) %>% # Matching the units
  # The units of the first experiment for aphy_star is m2.mg-1, whereas it is in m2.g-1 for the second experiment
  mutate_at(vars('sigma_a_mean', 'sigma_a_sd'), list(~ ifelse(Species == 'Meso', ./50, .))) # Dividing the sigma_a for Meso by 50 for plotting

AbsCoeffs.675 <- mutate(AbsCoeffs.675, aphy_star = aphy_star/1000) %>% # Transforming the unit in m2.mg-1
  mutate_at(vars('sigma_a'), list(~ ifelse(Species == 'Meso', ./50, .))) 
# Dividing the sigma_a for Meso by 50 for plotting

# Saving the data as csv files
# write.csv2(AbsCoeffs_stats.675, 'AbsCoeffs_stats.675.csv', row.names = FALSE)
# write.csv2(AbsCoeffs_stats.552, 'AbsCoeffs_stats.552.csv', row.names = FALSE)

#### Plotting absorption coefficients ####

# Plotting the specific absorption coefficient for PE 545
Aphy_star.552.plot <- ggplot(AbsCoeffs_stats.552, aes(x = Irradiance, y = aphy_star_mean, color = factor(Temp), shape = Species)) +
  # Aesthetics
  scale_color_discrete(type = c('firebrick3')) +
  geom_point(size = 4) +
  geom_point(data = AbsCoeffs.552, aes(x = Irradiance, y = aphy_star, color = factor(Temp)), 
             size = 2, fill = 'white') +
  geom_path(linewidth = .75) +
  # Format of x axis
  scale_x_continuous(breaks = seq(0,200, by = 50), limits = c(0,205)) +
  # Format of y axis
  scale_y_continuous(breaks = seq(0,0.006, by = 0.002), limits = c(0,0.0061)) +
  # Title and axis labels
  ggtitle('D') +
  labs(y = c(expression(paste(~italic('a'['p']),'*(552 nm) (m'^'2','.mg'['PE 545'],''^'-1',')'))), x = (expression(paste('Irradiance (', mu,'mol photons.m'^'-2','.s'^'-1',')')))) +
  # Errorbars
  geom_errorbar(aes(ymin=aphy_star_mean-aphy_star_sd, ymax=aphy_star_mean+aphy_star_sd), width = 7,
                linewidth = .5, color = 'black') +
  theme(plot.title = element_text(size = 14, face = 'bold'), 
        # Axis
        axis.title.x = element_text(size=10), axis.title.y =element_text(size=10), axis.text.x = element_text(size=10, color = 'black'),
        axis.text.y = element_text(size=10, color = 'black'),
        # Legend
        legend.text = element_text(size = 13), legend.title = element_text(size = 14), 
        legend.position = c(0.75, 0.75), legend.box.margin = margin(0, 0, 0, 0, 'cm'), legend.background = element_rect(color = 'gray10'),
        # Panel
        panel.grid.major = element_line(color = 'gray10', linewidth = .5), panel.grid.minor = element_line(color = 'gray70', linewidth = .25),
        panel.background = element_rect(fill = 'white', color = 'white', linetype = 1))+
  guides(color = 'none', shape = 'none')

Aphy_star.552.plot

sigma_a.552.plot <- ggplot(AbsCoeffs_stats.552, aes(x = Irradiance, y = sigma_a_mean, color = factor(Temp), shape = Species)) +
  # Aesthetics
  scale_color_discrete(type = c('firebrick3')) +
  geom_point(size = 4) +
  geom_point(data = AbsCoeffs.552, aes(x = Irradiance, y = sigma_a, color = factor(Temp)), 
             size = 2, fill = 'white') +
  geom_path(linewidth = .75) +
  # Format of x axis
  scale_x_continuous(breaks = seq(0,200, by = 50), limits = c(0,205)) +
  scale_y_continuous(sec.axis = sec_axis(trans=~.*50,
                                         name = c(expression(paste(~italic('M. rubrum'),' ', ~italic(sigma['a']),'(552 nm) (m'^'2','.cell'^'-1',')'))))) +
  # Format of y axis
  # scale_y_continuous(breaks = seq(0,75, by = 25), limits = c(0,95)) +
  # Title and axis labels
  ggtitle('C') +
  labs(y = c(expression(paste(~italic('T. amphioxeia'),' ', ~italic(sigma['a']),'(552 nm) (m'^'2','.cell'^'-1',')'))), x = (expression(paste('Irradiance (', mu,'mol photons.m'^'-2','.s'^'-1',')')))) +
  # Errorbars
  geom_errorbar(aes(ymin=sigma_a_mean-sigma_a_sd, ymax=sigma_a_mean+sigma_a_sd), width = 7,
                linewidth = .5, color = 'black') +
  theme(plot.title = element_text(size = 14, face = 'bold'), 
        # Axis
        axis.title.x = element_text(size=10), axis.title.y =element_text(size=10), axis.text.x = element_text(size=10, color = 'black'),
        axis.title.y.right = element_text(angle = 90), # putting the secondary axis title in the same direction
        axis.text.y = element_text(size=10, color = 'black'),
        # Legend
        legend.text = element_text(size = 13), legend.title = element_text(size = 14), 
        legend.position = c(0.75, 0.75), legend.box.margin = margin(0, 0, 0, 0, 'cm'), legend.background = element_rect(color = 'gray10'),
        # Panel
        panel.grid.major = element_line(color = 'gray10', linewidth = .5), panel.grid.minor = element_line(color = 'gray70', linewidth = .25),
        panel.background = element_rect(fill = 'white', color = 'white', linetype = 1))+
  guides(color = 'none', shape = 'none')

sigma_a.552.plot

# Plotting the specific absorption coefficient for chl a - 675 nm
Aphy_star.675.plot <- ggplot(AbsCoeffs_stats.675, aes(x = Irradiance, y = aphy_star_mean, color = factor(Temp), shape = Species)) +
  # Aesthetics
  scale_color_discrete(type = c('firebrick3')) +
  geom_point(size = 4) +
  geom_point(data = AbsCoeffs.675, aes(x = Irradiance, y = aphy_star, color = factor(Temp)), 
             size = 2, fill = 'white') +
  geom_path(linewidth = .75) +
  # Format of x axis
  scale_x_continuous(breaks = seq(0,200, by = 50), limits = c(0,205)) +
  # Format of y axis
  scale_y_continuous(breaks = seq(0.005,0.020, by = 0.005), limits = c(0.005,0.022)) +
  # Title and axis labels
  ggtitle('B') +
  labs(y = c(expression(paste(~italic('a'['p']),'*(675 nm) (m'^'2','.mg'['chl '~italic('a')],''^'-1',')'))),
       x = NULL) +
  # Errorbars
  geom_errorbar(aes(ymin=aphy_star_mean-aphy_star_sd, ymax=aphy_star_mean+aphy_star_sd), width = 7,
                linewidth = .5, color = 'black') +
  theme(plot.title = element_text(size = 14, face = 'bold'), 
        # Axis
        axis.title.x = element_text(size=10), axis.title.y = element_text(size=10), axis.text.x = element_text(size=10, color = 'black'),
        axis.text.y = element_text(size=10, color = 'black'), 
        # Legend
        legend.text = element_text(size = 13), legend.title = element_text(size = 14), 
        legend.position = c(0.75, 0.75), legend.box.margin = margin(0, 0, 0, 0, 'cm'), legend.background = element_rect(color = 'gray10'),
        # Panel
        panel.grid.major = element_line(color = 'gray10', linewidth = .5), panel.grid.minor = element_line(color = 'gray70', linewidth = .25),
        panel.background = element_rect(fill = 'white', color = 'white', linetype = 1))+
  guides(color = 'none', shape = 'none')

Aphy_star.675.plot

# Save the plot
# ggsave('Aphy_star.675.plot.tiff', dpi = 600, width = 80, height = 80, units = 'mm')

sigma_a.675.plot <- ggplot(AbsCoeffs_stats.675, aes(x = Irradiance, y = sigma_a_mean, color = factor(Temp), shape = Species)) +
  # Aesthetics
  scale_color_discrete(type = c('firebrick3')) +
  geom_point(size = 4) +
  geom_point(data = AbsCoeffs.675, aes(x = Irradiance, y = sigma_a, color = factor(Temp)), 
             size = 2, fill = 'white') +
  geom_path(linewidth = .75) +
  # Format of x axis
  scale_x_continuous(breaks = seq(0,200, by = 50), limits = c(0,205)) +
  scale_y_continuous(sec.axis = sec_axis(trans=~.*50,
                     name = c(expression(paste(~italic('M. rubrum'),' ', ~italic(sigma['a']),'(675 nm) (m'^'2','.cell'^'-1',')'))))) +
  # Format of y axis
  # scale_y_continuous(breaks = seq(0,75, by = 25), limits = c(0,95)) +
  # Title and axis labels
  ggtitle('A') +
  labs(y = c(expression(paste(~italic('T. amphioxeia'),' ', ~italic(sigma['a']),'(675 nm) (m'^'2','.cell'^'-1',')'))),
       x = NULL) +
       # Errorbars
  geom_errorbar(aes(ymin=sigma_a_mean-sigma_a_sd, ymax=sigma_a_mean+sigma_a_sd), width = 7,
                linewidth = .5, color = 'black') +
  theme(plot.title = element_text(size = 14, face = 'bold'), 
        # Axis
        axis.title.x = element_text(size=10), axis.title.y =element_text(size=10), axis.text.x = element_text(size=10, color = 'black'),
        axis.title.y.right = element_text(angle = 90), # putting the secondary axis title in the same direction
        axis.text.y = element_text(size=10, color = 'black'),
        # Legend
        legend.text = element_text(size = 13), legend.title = element_text(size = 14), 
        legend.position = c(0.75, 0.75), legend.box.margin = margin(0, 0, 0, 0, 'cm'), legend.background = element_rect(color = 'gray10'),
        # Panel
        panel.grid.major = element_line(color = 'gray10', linewidth = .5), panel.grid.minor = element_line(color = 'gray70', size = .25),
        panel.background = element_rect(fill = 'white', color = 'white', linetype = 1))+
  guides(color = 'none', shape = 'none')

sigma_a.675.plot

# Save the plot
# ggsave('sigma_a.675.plot.tiff', dpi = 600, width = 80, height = 80, units = 'mm')

# Arrange the plots and save
ggarrange(sigma_a.675.plot, Aphy_star.675.plot, sigma_a.552.plot, Aphy_star.552.plot, common.legend = TRUE, legend ='bottom')
# ggsave('AbsCoeffs.2wl.plot4.tiff', dpi = 600, width = 164, height = 164, units = 'mm')

##### For processing satellite data - visual checking of abs coeffs at 665 nm #####
# Plotting the specific absorption coefficient for chl a - 665 nm
Aphy_star.665.plot <- ggplot(AbsCoeffs_stats.665, aes(x = Irradiance, y = aphy_star_mean, color = factor(Temp), shape = Species)) +
  # Aesthetics
  scale_color_discrete(type = c('firebrick3')) +
  geom_point(size = 4) +
  geom_point(data = AbsCoeffs.665, aes(x = Irradiance, y = aphy_star, color = factor(Temp)), 
             size = 2, fill = 'white') +
  geom_path(linewidth = .75) +
  # Format of x axis
  scale_x_continuous(breaks = seq(0,250, by = 50), limits = c(0,255)) +
  # Format of y axis
  # scale_y_continuous(breaks = seq(0,75, by = 25), limits = c(0,95)) +
  # Title and axis labels
  ggtitle('B') +
  labs(y = c(expression(paste(~italic('a'['ph']),'*(665 nm) (m'^'2','.mg'['chl '~italic('a')],''^'-1',')'))), x = (expression(paste('Irradiance (', mu,'mol photons.m'^'-2','.s'^'-1',')')))) +
  # Errorbars
  geom_errorbar(aes(ymin=aphy_star_mean-aphy_star_sd, ymax=aphy_star_mean+aphy_star_sd), width = 7,
                linewidth = .5, color = 'black') +
  theme(plot.title = element_text(size = 14, face = 'bold'), 
        # Axis
        axis.title.x = element_text(size=10), axis.title.y =element_text(size=10), axis.text.x = element_text(size=10, color = 'black'),
        axis.text.y = element_text(size=10, color = 'black'), 
        # Legend
        legend.text = element_text(size = 13), legend.title = element_text(size = 14), 
        legend.position = c(0.75, 0.75), legend.box.margin = margin(0, 0, 0, 0, 'cm'), legend.background = element_rect(color = 'gray10'),
        # Panel
        panel.grid.major = element_line(color = 'gray10', linewidth = .5), panel.grid.minor = element_line(color = 'gray70', size = .25),
        panel.background = element_rect(fill = 'white', color = 'white', linetype = 1))+
  guides(color = 'none', shape = 'none')

Aphy_star.665.plot

# Save the plot
# ggsave('Aphy_star.675.plot.tiff', dpi = 600, width = 80, height = 80, units = 'mm')

sigma_a.665.plot <- ggplot(AbsCoeffs_stats.665, aes(x = Irradiance, y = sigma_a_mean, color = factor(Temp), shape = Species)) +
  # Aesthetics
  scale_color_discrete(type = c('firebrick3')) +
  geom_point(size = 4) +
  geom_point(data = AbsCoeffs.665, aes(x = Irradiance, y = sigma_a, color = factor(Temp)), 
             size = 2, fill = 'white') +
  geom_path(linewidth = .75) +
  # Format of x axis
  scale_x_continuous(breaks = seq(0,250, by = 50), limits = c(0,255)) +
  scale_y_continuous(sec.axis = sec_axis(trans=~.*50)) +
  # Format of y axis
  # scale_y_continuous(breaks = seq(0,75, by = 25), limits = c(0,95)) +
  # Title and axis labels
  ggtitle('A') +
  labs(y = c(expression(paste(~italic(sigma['a']),'(665 nm) (m'^'2','.cell'^'-1',')'))), x = (expression(paste('Irradiance (', mu,'mol photons.m'^'-2','.s'^'-1',')')))) +
  # Errorbars
  geom_errorbar(aes(ymin=sigma_a_mean-sigma_a_sd, ymax=sigma_a_mean+sigma_a_sd), width = 7,
                linewidth = .5, color = 'black') +
  theme(plot.title = element_text(size = 14, face = 'bold'), 
        # Axis
        axis.title.x = element_text(size=10), axis.title.y =element_text(size=10), axis.text.x = element_text(size=10, color = 'black'),
        axis.text.y = element_text(size=10, color = 'black'),
        # Legend
        legend.text = element_text(size = 13), legend.title = element_text(size = 14), 
        legend.position = c(0.75, 0.75), legend.box.margin = margin(0, 0, 0, 0, 'cm'), legend.background = element_rect(color = 'gray10'),
        # Panel
        panel.grid.major = element_line(color = 'gray10', linewidth = .5), panel.grid.minor = element_line(color = 'gray70', size = .25),
        panel.background = element_rect(fill = 'white', color = 'white', linetype = 1))+
  guides(color = 'none', shape = 'none')

sigma_a.665.plot

#### Supp plot : irradiance spectra of culture light ####

# Import data
Meso_spectra <- read.csv('Optics_photoacclim/Mesodinium_irradiance_spectra2.csv', sep = ';', dec = '.', header = TRUE)
Tele_spectra <- read.csv('Optics_photoacclim/Teleaulax_irradiance_spectra2.csv', sep = ';', dec = '.', header = TRUE)

# Modifying the format of the data
# For Meso
Meso_spectra20 <- select(Meso_spectra, wl, Ed_20) %>%
  mutate(Species = 'Meso') %>%
  mutate(Ed_level = 20) %>%
  rename(Ed=Ed_20)

Meso_spectra80 <- select(Meso_spectra, wl, Ed_80) %>%
  mutate(Species = 'Meso') %>%
  mutate(Ed_level = 80) %>%
  rename(Ed=Ed_80)

Meso_spectra200 <- select(Meso_spectra, wl, Ed_200) %>%
  mutate(Species = 'Meso') %>%
  mutate(Ed_level = 200) %>%
  rename(Ed=Ed_200)

# And Tele
Tele_spectra20 <- select(Tele_spectra, wl, Ed_20) %>%
  mutate(Species = 'Tele') %>%
  mutate(Ed_level = 20) %>%
  rename(Ed=Ed_20)

Tele_spectra80 <- select(Tele_spectra, wl, Ed_80) %>%
  mutate(Species = 'Tele') %>%
  mutate(Ed_level = 80) %>%
  rename(Ed=Ed_80)

Tele_spectra200 <- select(Tele_spectra, wl, Ed_200) %>%
  mutate(Species = 'Tele') %>%
  mutate(Ed_level = 200) %>%
  rename(Ed=Ed_200)

### Joining the data together
Ed_spectra <- bind_rows(Meso_spectra20, Meso_spectra80, Meso_spectra200,
                        Tele_spectra20, Tele_spectra80, Tele_spectra200) %>%
  group_by(Species, Ed_level)

### Plotting
plot_Ed_spectra <- ggplot(data = Ed_spectra, aes(x = wl, y = Ed, color = factor(Ed_level), 
                                                 linetype = Species)) +
  geom_line(linewidth = .75) +
  labs(y = NULL, x = NULL, color = c(expression(paste("Irradiance level:"))),
       linetype = c(expression(paste("Species:"))))+
  # Format of x axis
  scale_x_continuous(breaks = seq(300, 1100, by = 100)) +
  # Format of y axis
  scale_y_continuous(breaks = seq(0,0.1, by = 0.02), limits = c(0,0.1)) +
  # Title and axis labels
  ggtitle('B') +
  labs(y = c(expression(paste('Irradiance (W.m'^'-2','.nm'^'-1',')'))), 
       x = (expression(paste('Wavelength (nm)')))) +
  scale_color_manual(name = 'Irradiance level:', breaks = c('20', '80', '200'),
                     values = c('#440154','#21918c','#fde725'),
                     labels = c('20', '80', '200'))+
  scale_linetype_manual(name = 'Species:', breaks = c('Meso', 'Tele'),
                        values = c(1,2),
                        labels = c((expression(paste(italic('M. rubrum')))),
                                   (expression(paste(italic('T. amphioxeia'))))))+
  # Theme
  theme(plot.title = element_text(size = 9, face = 'bold'), 
        # Axis
        axis.title.x = element_text(size=10), axis.title.y =element_text(size=10), axis.text.x = element_text(size=9, color = 'black'),
        axis.text.y = element_text(size=9, color = 'black'),
        # Legend
        legend.text = element_text(size = 9), legend.title = element_text(size = 10), 
        legend.position = 'bottom', legend.box.margin = margin(0, 0, 0, 0, 'cm'), legend.background = element_rect(color = 'gray10'),
        legend.key = element_blank(),
        # Panel
        panel.grid.major.y = element_line(colour = 'gray10', linewidth = .5), panel.grid.minor = NULL,
        panel.background = element_rect(fill = 'white', color = 'white', linetype = 1))+
        # Artificial axes
        geom_hline(aes(yintercept = 0), color = 'black', linewidth = .5) +
        geom_vline(aes(xintercept = 300), color = 'black', linewidth = .5) +
        guides(color = guide_legend(nrow=1, byrow = TRUE), linetype = guide_legend(nrow=1, byrow = TRUE))

plot_Ed_spectra

# Saving the plot
# ggsave('Ed_spectra.plot_supp.tiff', dpi = 600, width = 164, height = 93, units = 'mm')
